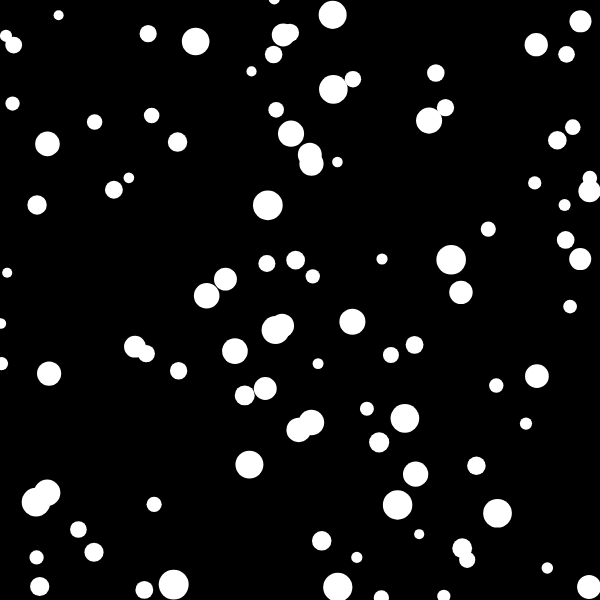
Frame 1 (no input)
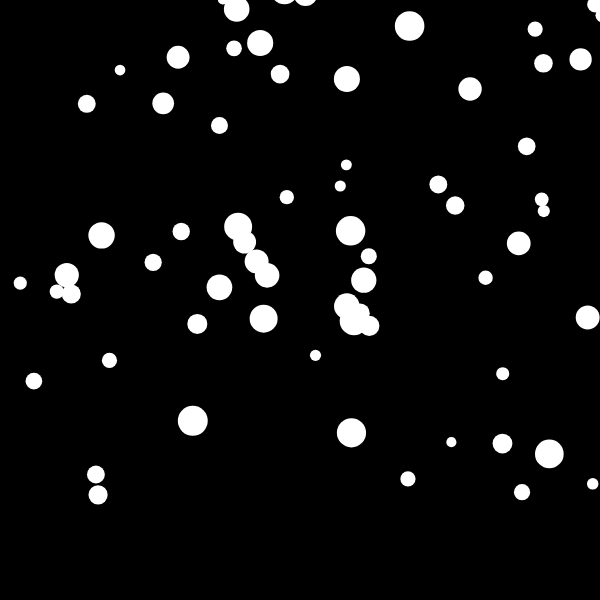
Frame 60 (no input)
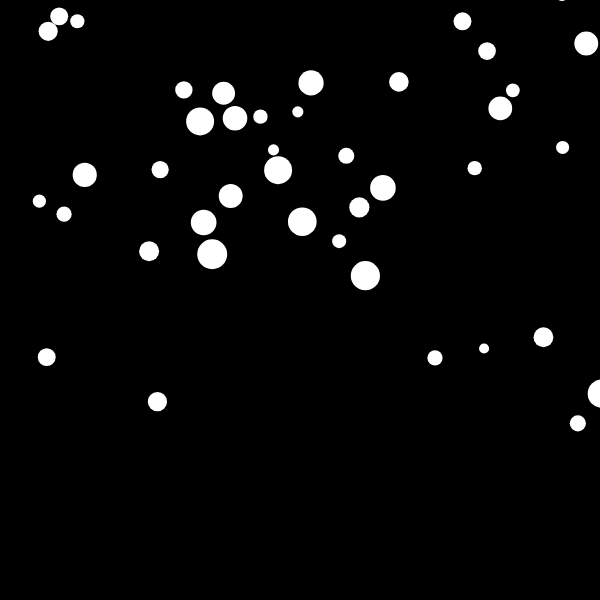
Frame 120 (the mouse pressed at the canvas centre since frame 60)

The p5.js sketch that drew these frames (run headless with seeded random() and noise() and a simulated clock; from frame 60 on, the mouse is pressed at the canvas centre):

// p5.js sketch
// ── sketch.js
let particles = [];
let maxParticles = 100;

function setup() {
  createCanvas(600, 600);

  for (let i = 0; i < maxParticles; i++) {
    particles[i] = new Particle(random(width), random(height));
  }
}

function draw() {
  background(0);

  for (let i = 0; i < maxParticles; i++) {
    particles[i].update();
    particles[i].show();
  }
}

class Particle {
  constructor(x, y) {
    this.position = createVector(x, y);
    this.speed = createVector(random(-1, 1), random(-5, -1));
    this.size = random(10, 30);
  }

  update() {
    this.position.add(this.speed);

    if (this.position.y > height) {
      this.position.y = 0;
    }
  }

  show() {
    noStroke();
    fill(255);
    ellipse(this.position.x, this.position.y, this.size, this.size);
  }
}
